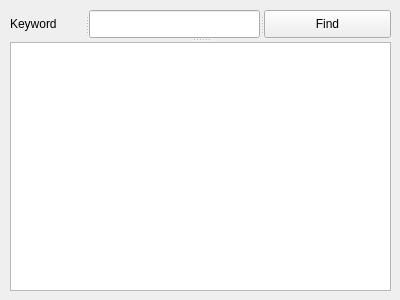
<?xml version="1.0" encoding="UTF-8"?>
<ui version="4.0">
 <class>TextFinder</class>
 <widget class="QWidget" name="TextFinder">
  <property name="geometry">
   <rect>
    <x>0</x>
    <y>0</y>
    <width>400</width>
    <height>300</height>
   </rect>
  </property>
  <property name="windowTitle">
   <string>TextFinder</string>
  </property>
  <widget class="QSplitter" name="splitter_2">
   <property name="geometry">
    <rect>
     <x>10</x>
     <y>10</y>
     <width>381</width>
     <height>281</height>
    </rect>
   </property>
   <property name="orientation">
    <enum>Qt::Vertical</enum>
   </property>
   <widget class="QSplitter" name="splitter">
    <property name="orientation">
     <enum>Qt::Horizontal</enum>
    </property>
    <widget class="QLabel" name="label">
     <property name="text">
      <string>Keyword</string>
     </property>
    </widget>
    <widget class="QLineEdit" name="lineEdit"/>
    <widget class="QPushButton" name="pushButton">
     <property name="text">
      <string>Find</string>
     </property>
    </widget>
   </widget>
   <widget class="QTextEdit" name="textEdit"/>
  </widget>
 </widget>
 <layoutdefault spacing="6" margin="11"/>
 <resources/>
 <connections/>
</ui>
